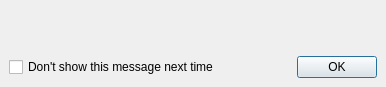
<ui version="4.0" >
 <author></author>
 <comment></comment>
 <exportmacro></exportmacro>
 <class>RzxInfoMessageUI</class>
 <widget class="QDialog" name="RzxInfoMessageUI" >
  <property name="geometry" >
   <rect>
    <x>0</x>
    <y>0</y>
    <width>386</width>
    <height>87</height>
   </rect>
  </property>
  <property name="maximumSize" >
   <size>
    <width>400</width>
    <height>16777215</height>
   </size>
  </property>
  <property name="windowTitle" >
   <string>Information</string>
  </property>
  <layout class="QGridLayout" >
   <property name="margin" >
    <number>9</number>
   </property>
   <property name="spacing" >
    <number>6</number>
   </property>
   <item row="0" column="1" >
    <widget class="QLabel" name="lblMessage" >
     <property name="sizePolicy" >
      <sizepolicy>
       <hsizetype>5</hsizetype>
       <vsizetype>5</vsizetype>
       <horstretch>0</horstretch>
       <verstretch>0</verstretch>
      </sizepolicy>
     </property>
     <property name="maximumSize" >
      <size>
       <width>350</width>
       <height>16777215</height>
      </size>
     </property>
     <property name="text" >
      <string/>
     </property>
     <property name="scaledContents" >
      <bool>false</bool>
     </property>
     <property name="alignment" >
      <set>Qt::AlignJustify|Qt::AlignTop</set>
     </property>
     <property name="wordWrap" >
      <bool>true</bool>
     </property>
    </widget>
   </item>
   <item row="1" column="0" colspan="2" >
    <layout class="QHBoxLayout" >
     <property name="margin" >
      <number>0</number>
     </property>
     <property name="spacing" >
      <number>6</number>
     </property>
     <item>
      <widget class="QCheckBox" name="cbDont" >
       <property name="enabled" >
        <bool>true</bool>
       </property>
       <property name="text" >
        <string>Don't show this message next time</string>
       </property>
      </widget>
     </item>
     <item>
      <spacer>
       <property name="orientation" >
        <enum>Qt::Horizontal</enum>
       </property>
       <property name="sizeHint" >
        <size>
         <width>21</width>
         <height>20</height>
        </size>
       </property>
      </spacer>
     </item>
     <item>
      <widget class="QPushButton" name="btnOK" >
       <property name="text" >
        <string>OK</string>
       </property>
      </widget>
     </item>
    </layout>
   </item>
   <item row="0" column="0" >
    <widget class="QLabel" name="lblIcon" >
     <property name="sizePolicy" >
      <sizepolicy>
       <hsizetype>0</hsizetype>
       <vsizetype>7</vsizetype>
       <horstretch>0</horstretch>
       <verstretch>0</verstretch>
      </sizepolicy>
     </property>
     <property name="minimumSize" >
      <size>
       <width>32</width>
       <height>32</height>
      </size>
     </property>
     <property name="maximumSize" >
      <size>
       <width>32</width>
       <height>16777215</height>
      </size>
     </property>
     <property name="text" >
      <string/>
     </property>
    </widget>
   </item>
  </layout>
 </widget>
 <pixmapfunction></pixmapfunction>
 <tabstops>
  <tabstop>btnOK</tabstop>
  <tabstop>cbDont</tabstop>
 </tabstops>
 <resources/>
 <connections>
  <connection>
   <sender>btnOK</sender>
   <signal>clicked()</signal>
   <receiver>RzxInfoMessageUI</receiver>
   <slot>accept()</slot>
   <hints>
    <hint type="sourcelabel" >
     <x>298</x>
     <y>263</y>
    </hint>
    <hint type="destinationlabel" >
     <x>96</x>
     <y>254</y>
    </hint>
   </hints>
  </connection>
 </connections>
</ui>
